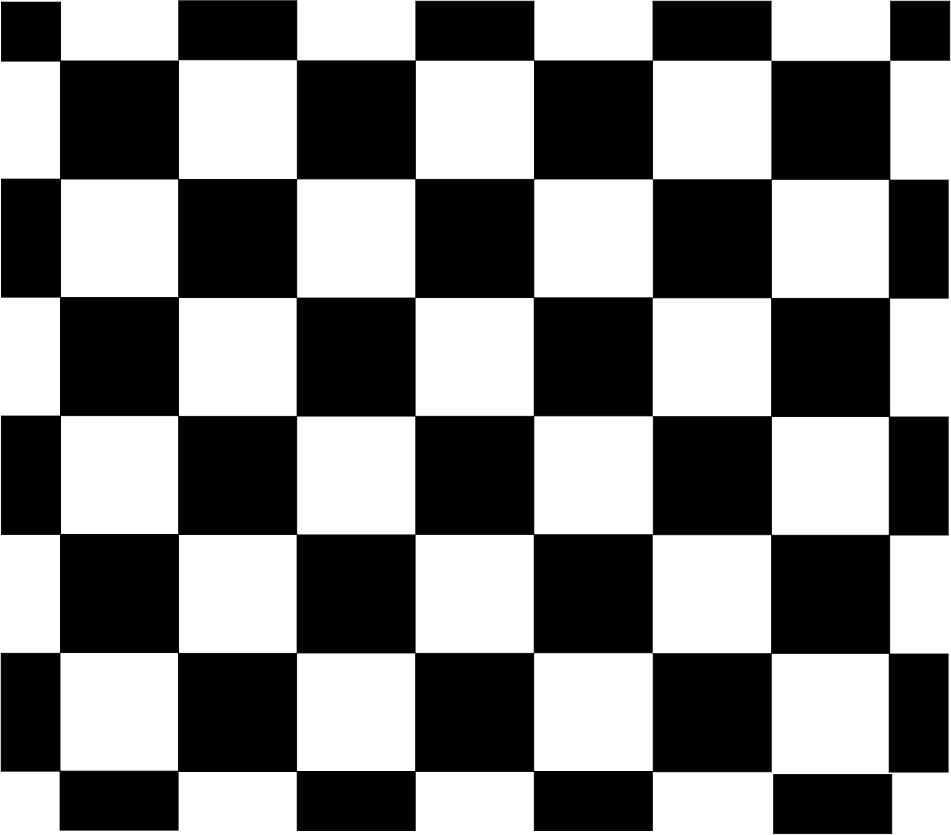
#> input picture projects/3D_Cube_Rending_with_calibration/Checksboard_8x7.jpg, 951 x 835 px; its folder holds only this picture in this run
$ python calibration.py
#> lines starting #> are read from the running program, lines starting #| are printed output that depends on the picture; after the words box and inside, x2 and y2 are one past the last pixel; in counts of white or black regions, pixels touching at a corner belong together
import numpy as np
import cv2
import glob

# termination criteria
criteria = (cv2.TERM_CRITERIA_EPS + cv2.TERM_CRITERIA_MAX_ITER, 30, 0.001)

# prepare object points, like (0,0,0), (1,0,0), (2,0,0) ....,(6,5,0)
objp = np.zeros((7*8,3), np.float32)
objp[:,:2] = np.mgrid[0:8,0:7].T.reshape(-1,2)

# Arrays to store object points and image points from all the images.
objpoints = [] # 3d point in real world space
imgpoints = [] # 2d points in image plane.

images = glob.glob('*.jpg')

for fname in images:
    img_in = cv2.imread(fname)
#> img_in is the input picture: shape (835, 951, 3); min 0, max 255, mean 127.6
    img = cv2.resize(img_in,None,fx=0.5, fy=0.5, interpolation = cv2.INTER_CUBIC)
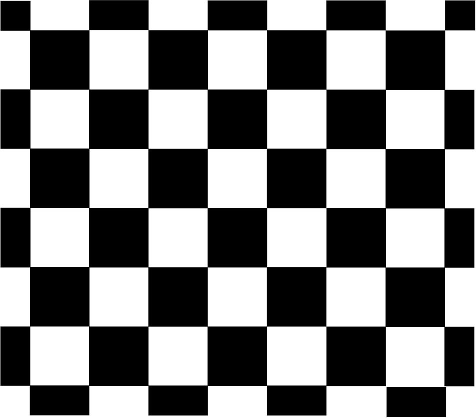
#> img: shape (418, 476, 3); min 0, max 255, mean 127.8
    gray = cv2.cvtColor(img,cv2.COLOR_BGR2GRAY)
    ret, corners = cv2.findChessboardCorners(gray, (8,7),None)
#> ret = True; corners = 56 rows, first 8: [29.63, 30.08], [88.65, 29.6], [148.1, 29.55], [207.4, 29.62], [266.5, 29.62], [325.8, 29.7], [385.4, 29.86], [444.5, 29.84]
# If found, add object points, image points (after refining them)
    if ret == True:
        objpoints.append(objp)
        cv2.cornerSubPix(gray,corners,(11,11),(-1,-1),criteria)
        imgpoints.append(corners)
        # Draw and display the corners
        cv2.drawChessboardCorners(img, (8,7), corners,ret)
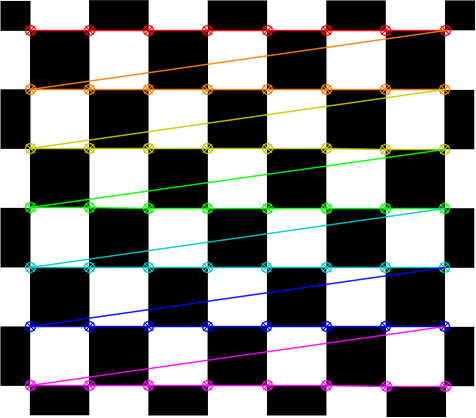
#> img: shape (418, 476, 3); 10.38% of pixels changed, all inside (x1, y1, x2, y2) = (24, 24, 452, 393)
        cv2.imshow('img',img)
        cv2.waitKey(500)
cv2.destroyAllWindows()
ret, mtx, dist, rvecs, tvecs = cv2.calibrateCamera(objpoints, imgpoints, gray.shape[::-1],None,None)
#> ret = 0.206; mtx = [[12826.9, 0, 225.1], [0, 12819.7, 177.4], [0, 0, 1]]; dist = [[0.527, -0.331, 0.00405, 0.0282, -0.0002]]; rvecs = ([-0.0163, -0.0289, 0.000546],); tvecs = ([-3.3, -2.49, 216.3],)

np.save("ret", ret)
np.save("mtx", mtx)
np.save("dist", dist)
np.save("rvecs", rvecs)
np.save("tvecs", tvecs)
